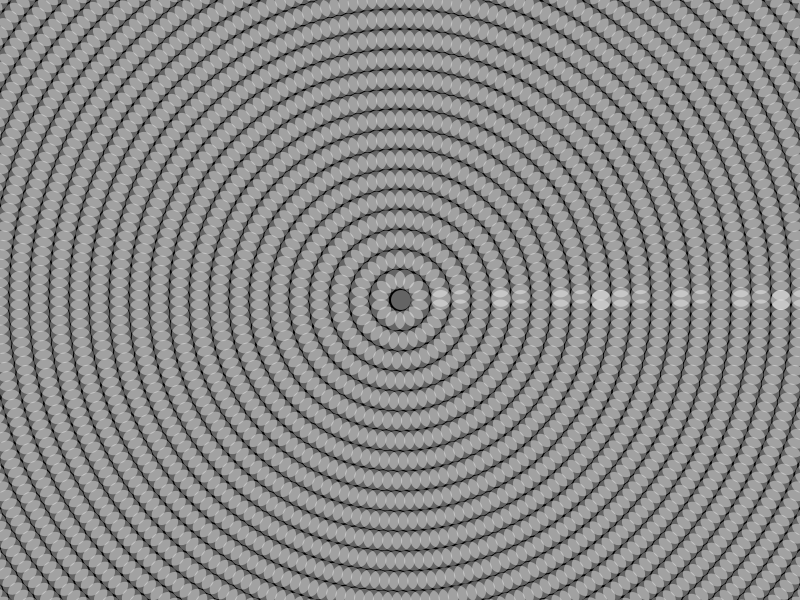
Frame 1 (no input)
Frame 60 (the mouse pressed at the canvas centre just before this capture): identical to frame 1, image omitted
Frame 120 (the mouse held since frame 60 and released just before this capture): identical to frame 1, image omitted

The Processing sketch that drew this single still picture (run headless with seeded random() and noise(); from frame 60 on, the mouse is pressed at the canvas centre):

// Processing sketch: CircularPattern5
// ── CircularPattern5.pde
void setup(){
  size(800,600);
  fill(255,100);
  noStroke();
}

void draw(){
  background(0 );
  translate(width/2,height/2);
  for(int a=1;a<1000;a+=20){
    float step = (1.5*TWO_PI)/a;
    for(float i=0;i<TWO_PI;i+=step){
      ellipse(cos(i)*a, sin(i)*a, 20,20);
    } 
  }
}
